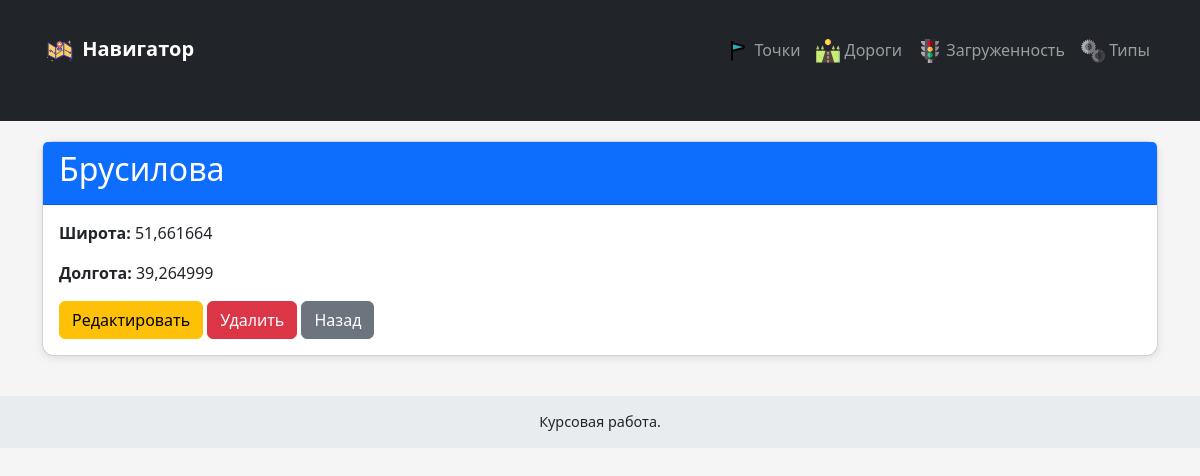
The page /locations/18/ on the database its author committed.
### traffic/models.py (models this page shows, shortened)
class Location(models.Model):
    name = models.CharField(max_length=100, verbose_name="Название")
    latitude = models.FloatField(verbose_name="Широта")
    longitude = models.FloatField(verbose_name="Долгота")
    class Meta:
        verbose_name = 'Населённый пункт'
        verbose_name_plural = 'Населённые пункты'
        unique_together = ('latitude', 'longitude')

### traffic/views.py (the view, shortened to what this page needs)
    def handler(request, pk=None):
        if pk is not None:
            obj = get_object_or_404(model, pk=pk)
            if model == Traffic:
                obj = get_object_or_404(Traffic.objects.select_related('road_segment', 'congestion_type'), pk=pk)
            elif model == RoadSegment:
                obj = get_object_or_404(RoadSegment.objects.select_related('point_a', 'point_b', 'traffic__congestion_type'), pk=pk)
            return render(request, f'traffic/detail_{template_base}.html', {template_base: obj})

### traffic/views.py (called while the page is built, shortened)
def create_crud_handler(model, form_class, template_base, serialize_func=None):
    def handler(request, pk=None):
        if pk is not None:
            obj = get_object_or_404(model, pk=pk)
            if model == Traffic:
                obj = get_object_or_404(Traffic.objects.select_related('road_segment', 'congestion_type'), pk=pk)
            elif model == RoadSegment:
                obj = get_object_or_404(RoadSegment.objects.select_related('point_a', 'point_b', 'traffic__congestion_type'), pk=pk)
            return render(request, f'traffic/detail_{template_base}.html', {template_base: obj})
    return handler

### traffic/templates/traffic/detail_location.html (shortened to what this page needs)
{% extends 'traffic/layout.html' %}
{% block content %}
<div class="card">
    <div class="card-header bg-primary text-white">
        <h2>{{ location.name }}</h2>
    </div>
    <div class="card-body">
        <p><strong>Широта:</strong> {{ location.latitude }}</p>
        <p><strong>Долгота:</strong> {{ location.longitude }}</p>
        <a href="{% url 'location_update' location.id %}" class="btn btn-warning">Редактировать</a>
        <a href="{% url 'location_delete' location.id %}" class="btn btn-danger">Удалить</a>
        <a href="{% url 'locations' %}" class="btn btn-secondary">Назад</a>
    </div>
</div>
{% endblock %}

### traffic/templates/traffic/layout.html (style rules this page uses)
body { background-color: #f5f5f5; }
.card { margin-top: 20px; border-radius: 12px; box-shadow: 0 2px 8px rgba(0,0,0,0.1); }

### rows shown on the page
Location: name "Брусилова", latitude "51,661664", longitude "39,264999"
